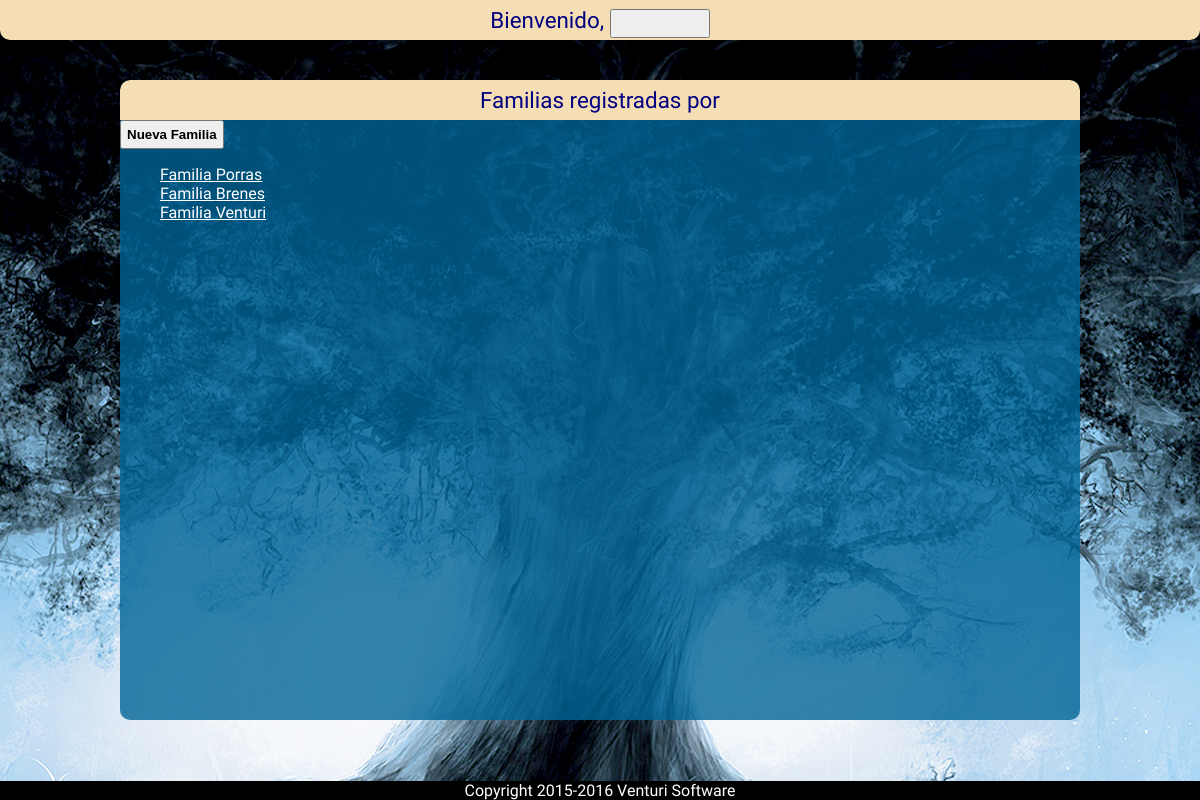
The app's page /family/ (signed in) with its own data.
### family/models.py (models this page shows, shortened)
class Family(models.Model):
	family_name = models.CharField('Apellidos familiares',max_length=100) #Apellidos familiares
	family_id = models.CharField('ID personalizado',max_length=24) #Id personal de la familia

### family/views.py (the view)
# urls.py: url(r'^(?P<req_id>[0-9])+/$', login_required(views.reqFamily), name='family'),
def family(request):
	family_list = Family.objects.all
	captcha = ReCaptchaField()
	context = {'family_list':family_list}
	return render(request, 'family/family.html',context)

### family/templates/family/family.html (shortened to what this page needs)
{% extends "base.html" %}
{% block content %}
<div class="titulo_seccion">Familias registradas por {{ request.user.first_name.title }} {{ request.user.last_name.title }}</div>
<input onclick="location.href='{% url 'family:add_family' %}'"  type="submit" value="Nueva Familia"/>
{% if family_list %}
    <ul>
    {% for family in family_list %}
        <li><a href="{% url 'family:family' family.id %}">Familia {{ family.family_name }}</a></li>
    {% endfor %}
    </ul>
{% else %}
    <p>No hay ninguna familia registrada.</p>
{% endif %}
{% endblock %}

### family/static/family/style.css (style rules this page uses)
body { background-color: wheat; color: white; text-align: justify; font-family: Cantarell; width: 100%; margin: 0; background-image: url('./images/tree-sun.jpg'); background-position: top center; background-attachment: fixed; z-index: 0; }
input[type="button"],input[type="submit"],button { padding: 5px; width: auto; min-width: 100px; font-weight: bold; }
ul { list-style-type: none; }
a { width: auto; color: white; }
a:visited, a:before { color: white; }
.titulo_seccion { background-color: wheat; line-height: 40px; width: 100%; color: navy; left: 0; top: 0; margin: 0; padding: 0; text-align: center; font-size: 140%; border-radius: 10px 10px 0px 0px; -moz-border-radius: 10px 10px 0px 0px; -webkit-border-radius: 10px 10px 0px 0px; border: 0px; border-collapse: collapse; z-index: 500; }

### records on screen
Family: family_name "Porras"
Family: family_name "Brenes"
Family: family_name "Venturi"
